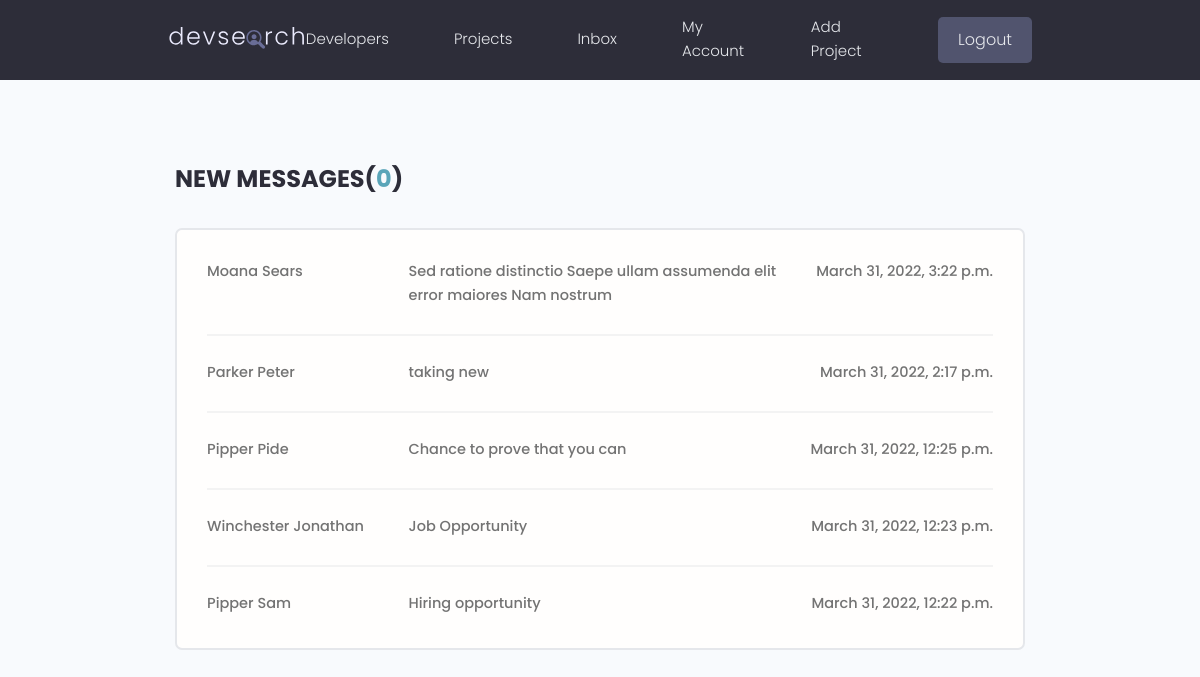
The page /inbox/ (signed in) on the database its author committed.
### users/models.py (models this page shows, shortened)
class Message(models.Model):
    sender = models.ForeignKey(Profile, on_delete=models.SET_NULL, null=True, blank=True)
    receiver = models.ForeignKey(Profile, on_delete=models.CASCADE, null=True, blank=True, related_name='messages')
    last_name = models.CharField(max_length=200, null=True, blank=True)
    first_name = models.CharField(max_length=200, null=True, blank=True)
    email = models.EmailField(max_length=200, null=True, blank=True)
    subject = models.CharField(max_length=200, null=True, blank=True)
    body = models.TextField(null=True, blank=False)
    created = models.DateTimeField(auto_now_add=True)
    is_read = models.BooleanField(default=False, null=True)
    id = models.UUIDField(default=uuid.uuid4, unique=True, primary_key=True, editable=False)
    class Meta:
        ordering = ['is_read', '-created']

### users/views.py (the view)
# urls.py: path('inbox/', views.inbox, name='inbox'),
@login_required(login_url='users:login')
def inbox(request):
    profile = request.user.profile
    msgs = profile.messages.all()
    unread_count = msgs.filter(is_read=False).count()
    context = {'msgs': msgs, 'unread_count': unread_count}
    return render(request, 'users/inbox.html', context)

### users/templates/users/inbox.html
{% extends 'base.html' %}
{% block content %}
    <main class="inbox my-xl">
        <div class="content-box">
            <h3 class="inbox__title">New Messages(<span>{{ unread_count }}</span>)</h3>
            <ul class="messages">
                {% for msg in msgs %}
                    <li class="message {% if msg.is_read == False %} message--unread {% endif %}   ">
                        <a href="{% url 'users:message' msg.id %}">
                            <span class="message__author">{{ msg.first_name }} {{ msg.last_name }}</span>
                            <span class="message__subject">{{ msg.subject }}</span>
                            <span class="message__date">{{ msg.created }}</span>
                        </a>
                    </li>
                {% endfor %}
            </ul>
        </div>
    </main>
{% endblock %}

### static/css/app.css (style rules this page uses)
:root { --color-sub: #2d2d39; }
.content-box { width: 95%; max-width: 85rem; margin: 0 auto; }
.inbox { height: 90vh; }
.inbox__title, .inbox__title span { font-size: 2.4rem; font-weight: 700; color: var(--color-sub); text-transform: uppercase; text-align: left; margin-bottom: 3rem; }
.inbox__title span { color: var(--color-main); }
.messages { list-style: none; background: var(--color-white); padding: 0.5rem 3rem; border: 2px solid var(--color-light); border-radius: 0.7rem; }
.message { padding: 2.5rem 0; }
.message > a span { font-size: 1.45rem; font-weight: 500; }
.message:not(:last-child) { border-bottom: 2px solid var(--color-white-light); }
.message > a { display: flex; gap: 1rem; }
.message__author, .message__date { flex-basis: 25%; }
.message__subject { flex-basis: 50%; }
.message__date { text-align: right; }

### static/uikit/styles/modules/_variables.css (style rules this page uses)
:root { --color-main: #5aa5b9; --color-main-light: #e6faff; --color-sub: #3f4156; --color-sub-light: #51546e; --color-sub-lighter: #ededfd; --color-text: #737373; --color-gray: #8b8b8b; --color-light: #e5e7eb; --color-light-gray: #767676; --color-bg: #f8fafd; --color-white: #fffefd; --color-white-light: #f3f3f3; --color-success: #359e64; --color-success-bg: #def8e8; --color-error: #fc4b0b; --color-error-bg: #fff2ee; --font-base: 'Poppins', arial, helvetica, 'Segoe UI', roboto, ubuntu, sans-serif; --font-monospace: 'Fira Code', 'Courier New', courier, monospace; --font-regular: 300; --font-medium: 500; --font-bold: 700; --generic-shadow: 1px 1px 5px #00000010; --generic-transition: all 0.3s ease-in-out; }

### static/uikit/styles/modules/_base.css (style rules this page uses)
* { margin: 0; padding: 0; box-sizing: border-box; text-rendering: optimizeLegibility; color: inherit; font-size: inherit; }
html { font-size: 50%; }
@media only screen and (min-width: 480px) { html { font-size: 56.25%; } }
@media only screen and (min-width: 1200px) { html { font-size: 62.5%; } }
body { line-height: 1.6; font-weight: 400; font-size: 1.5rem; color: var(--color-text); background-color: var(--color-bg); min-height: 100vh; }

### static/uikit/styles/modules/_typography.css (style rules this page uses)
* { font-family: var(--font-base); }
h3 { font-size: 3.2rem; font-weight: var(--font-medium); }
p, span, strong { font-size: 1.6rem; color: var(--color-text); font-weight: var(--font-regular); }
a { padding-bottom: 2px; text-decoration: none; display: inline-block; color: var(--color-main); font-weight: var(--font-medium); }

### static/uikit/styles/modules/_utilities.css (style rules this page uses)
.my-xl { margin: 8rem auto; }

### rows shown on the page
Message: first_name "Moana", last_name "Sears", subject "Sed ratione distinctio Saepe ullam assumenda elit error maiores Nam nostrum", created "March 31, 2022, 3:22 p.m."
Message: first_name "Parker", last_name "Peter", subject "taking new", created "March 31, 2022, 2:17 p.m."
Message: first_name "Pipper", last_name "Pide", subject "Chance to prove that you can", created "March 31, 2022, 12:25 p.m."
Message: first_name "Winchester", last_name "Jonathan", subject "Job Opportunity", created "March 31, 2022, 12:23 p.m."
Message: first_name "Pipper", last_name "Sam", subject "Hiring opportunity", created "March 31, 2022, 12:22 p.m."

### other values the page prints
{{ unread_count }} "0"
